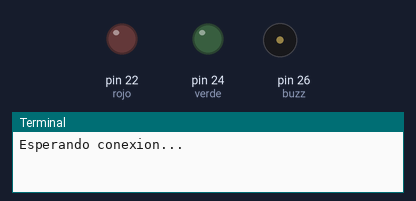
Recording of a program running on a simulated Raspberry Pi (header pin numbers). Shown: output pins drawn as LEDs (lit = HIGH), buzzer (waves = sounding, pin HIGH), the last lines printed to the terminal. A phone connects over Bluetooth after 1 s.

Above: at 0.1 s.
At 1.1 s:
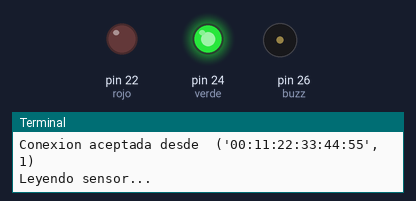
Timing chart, 0 to 2.6 s (numbered marks = the images above):
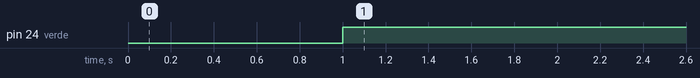

The program:

MQ135_bluetooth.py
```python
import RPi.GPIO as GPIO
import bluetooth
import time

#Configurar el modo de los pines
GPIO.setmode(GPIO.BOARD)
GPIO.setwarnings(False) # Para que no molesten las advertencias

# Definir los pines GPIO
sensor = 23
rojo = 22
verde = 24
buzz = 26

# Configurar los pines como salidas
GPIO.setup(sensor, GPIO.IN)
GPIO.setup(rojo, GPIO.OUT)
GPIO.setup(verde, GPIO.OUT)
GPIO.setup(buzz, GPIO.OUT)

server_socket = bluetooth.BluetoothSocket(bluetooth.RFCOMM)

port = 22
server_socket.bind(("",port))
server_socket.listen(1)
print("Esperando conexion...")
client_socket,address = server_socket.accept()
print("Conexion aceptada desde ",address)

def medir_calidad():
    lectura = GPIO.input(sensor)

    if lectura == GPIO.HIGH:
        mensaje = "Concentracion de gas alta"
        GPIO.output(rojo, GPIO.HIGH)
        GPIO.output(buzz, GPIO.HIGH)
        GPIO.output(verde, GPIO.LOW)
        time.sleep(2)
    else:
        mensaje = "Concentracion de gas normal"
        GPIO.output(rojo, GPIO.LOW)
        GPIO.output(verde, GPIO.HIGH)
        GPIO.output(buzz, GPIO.LOW)
        time.sleep(2)
    mensaje += "\n"
    print(mensaje)
    client_socket.send(mensaje.encode('utf-8'))


try:
    print("Leyendo sensor...")
    while True:
        medir_calidad()
        time.sleep(2)

except KeyboardInterrupt:
    client_socket.close()
    server_socket.close()
    GPIO.cleanup()

    
```

Measured:
- by itself, pin 24 (verde): LOW → HIGH at 1.0 s
